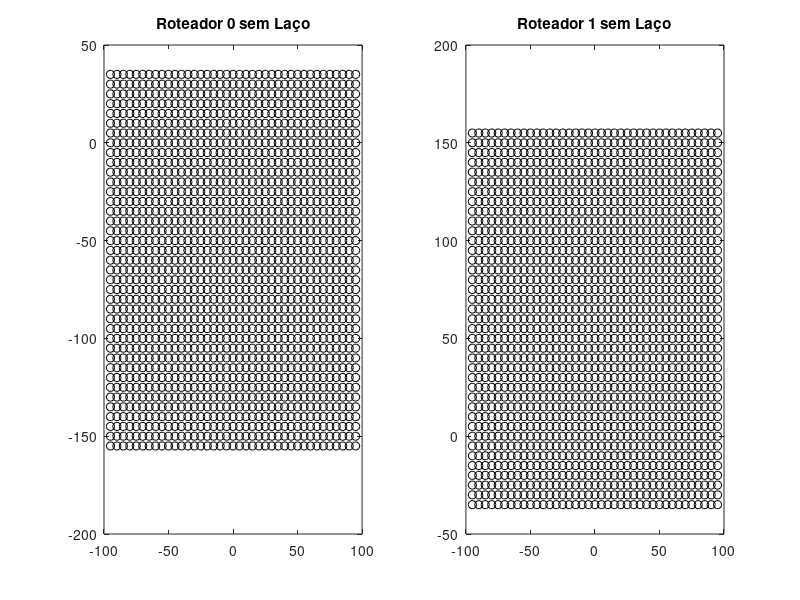
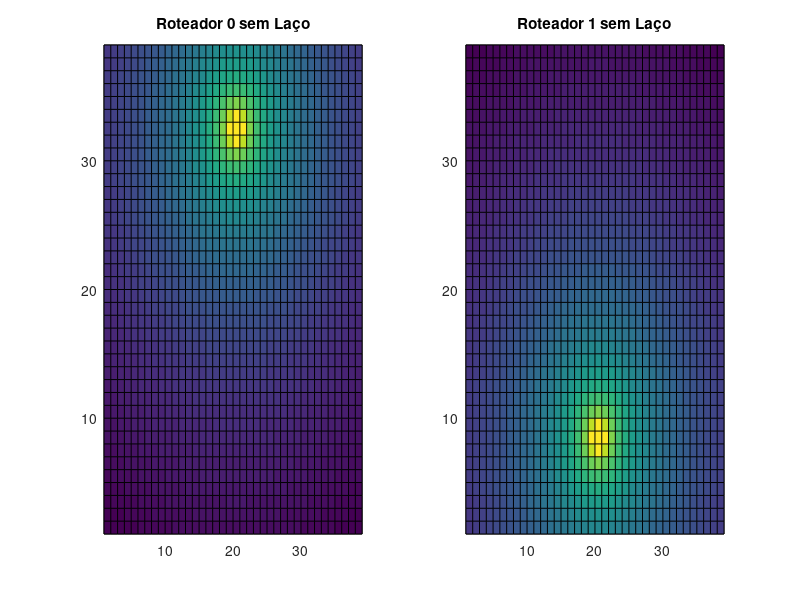
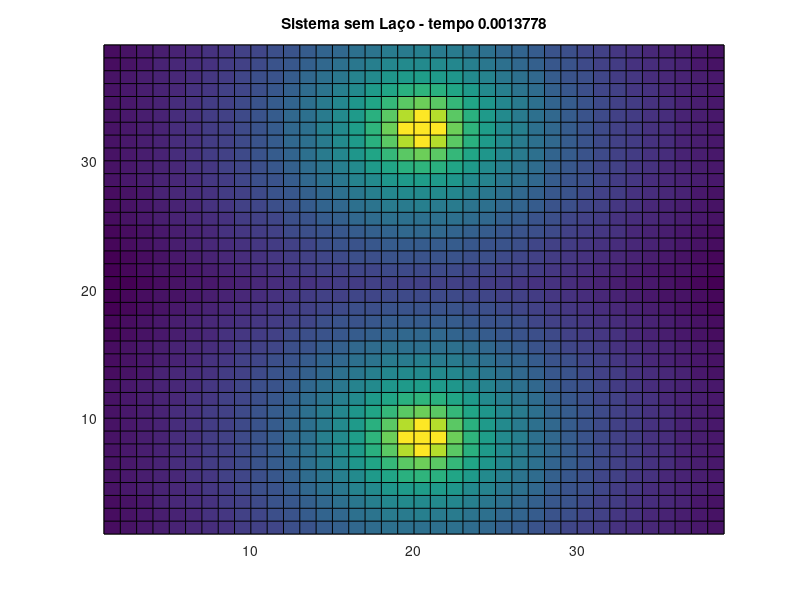

Write the MATLAB code that produced these figures, in order.
clear all;clc;close all;
dPasso = 5;                          % Resolução do grid
dDim = 200;                          % Dimensão do grid
nl = (dDim-2*dPasso)/dPasso + 1;     % Número de pontos de medição
%% Código sem Laço
t2 = tic;                            % Abre um contador de tempo identificado por t2
% Matriz com posição de cada ponto do grid (posição relativa ao canto inferior direito)
[px,py] = meshgrid(dPasso:dPasso:dDim-dPasso, dPasso:dPasso:dDim-dPasso);
% Matrizes com posição de cada ponto do grid relativa a cada BS
pbs0SF = px + j*py - ( dDim/2 + 0.8*dDim*j);
pbs1SF = px + j*py - ( dDim/2 + 0.2*dDim*j);
% Cálculo da potência recebida em cada roteador
pl0SF = 10*log10(1./(abs(pbs0SF).^4)/1e-3);
pl1SF = 10*log10(1./(abs(pbs1SF).^4)/1e-3);
% Cálculo da melhor potência e cada ponto do grid
plfSF = max(pl0SF,pl1SF);
tempoSemFor = toc(t2); % fecha contador de tempo e guarda tempo na variável tempoComFor
disp(['Tempo sem Laço FOR = ' num2str(tempoSemFor)]); % Mostra tempo de execuçao do código
%% Gráficos para código com e sem laços for
% Plota as posiçoes dos pontos do grid para os dois roteadores
subplot(1,2,1); plot(pbs0SF,'ko');title('Roteador 0 sem Laço');
subplot(1,2,2); plot(pbs1SF,'ko');title('Roteador 1 sem Laço');
figure;
% Plota a mapa de cores relativo a potência para os dois roteadores separadamente
subplot(1,2,1); pcolor(pl0SF);title('Roteador 0 sem Laço');
subplot(1,2,2); pcolor(pl1SF);title('Roteador 1 sem Laço');
figure;
% Plota a mapa de cores relativo a melhor potência em cada ponto do grid (melhor entre os dois roteadores)
pcolor(plfSF);title(['Sistema sem Laço - tempo ' num2str(tempoSemFor)]);